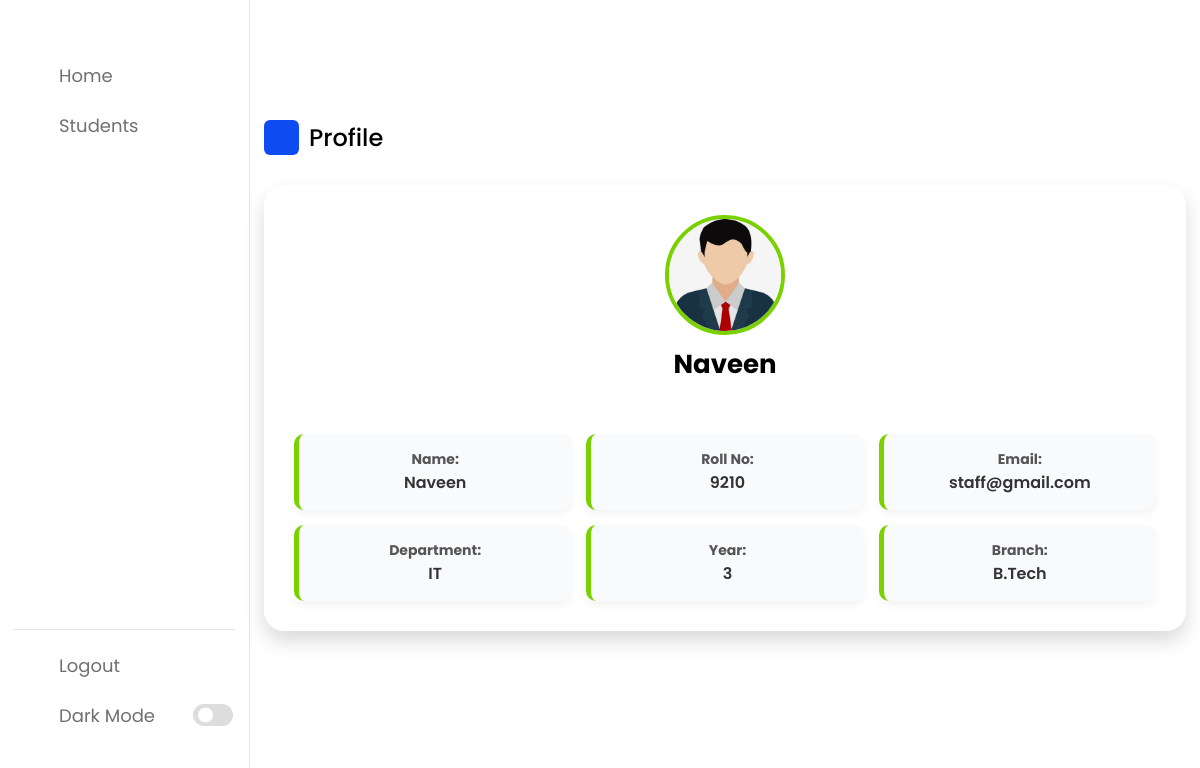
The page /staff_dashboard/index.php (signed in) on the database its author committed.
### tables this page shows
CREATE TABLE `staff` (
  `id` int(11) NOT NULL,
  `name` varchar(255) NOT NULL,
  `staff_id` varchar(50) NOT NULL,
  `department` varchar(100) DEFAULT NULL,
  `year` int(11) DEFAULT NULL,
  `branch` varchar(100) DEFAULT NULL,
  `email` varchar(255) NOT NULL,
  `password` varchar(255) NOT NULL,
  `profile_photo` varchar(255) DEFAULT NULL
);

### staff_dashboard/index.php (the view, shortened to what this page needs)
<?php
include("../resources/connection.php");
$staff_id = $_SESSION['staff_id'];
$stmt = $conn->prepare("SELECT * FROM staff WHERE staff_id = ?");
$stmt->bind_param("s", $staff_id);
$stmt->execute();
$result = $stmt->get_result();
if ($result->num_rows > 0) {
    $user = $result->fetch_assoc();
} else {
    echo "User not found.";
    exit();
}
?>
<!DOCTYPE html>
<html lang="en">
<head>
    <link rel="stylesheet" href="../static/dash/style.css">
    <link rel="stylesheet" href="../static/dash/custom.css">
    <link rel="stylesheet" href="https://unicons.iconscout.com/release/v4.0.0/css/line.css">
</head>
<body>
<?php include("./sidebar.php") ?>
        <div class="dash-content">
            <div class="overview">
                <div class="title">
                <i class="uil uil-user"></i>
                    <span class="text">Profile</span>
                </div>
                <div class="profile-box">
    <div class="profile-header">
        <img src="../static/img/profile.png" alt="Profile Picture" class="profile-pic">
        <h2 class="profile-name"><?php echo htmlspecialchars($user["name"]); ?></h2>
    </div>
    <div class="profile-info">
        <div class="info-box">
            <strong>Name:</strong>
            <span><?php echo htmlspecialchars($user["name"]); ?></span>
        </div>
        <div class="info-box">
            <strong>Roll No:</strong>
            <span><?php echo htmlspecialchars($user["staff_id"]); ?></span>
        </div>
        <div class="info-box">
            <strong>Email:</strong>
            <span><?php echo htmlspecialchars($user["email"]);?></span>
        </div>
        <div class="info-box">
            <strong>Department:</strong>
            <span><?php echo htmlspecialchars($user["department"]); ?></span>
        </div>
        <div class="info-box">
            <strong>Year:</strong>
            <span><?php echo htmlspecialchars($user["year"]); ?></span>
        </div>
        <div class="info-box">
            <strong>Branch:</strong>
            <span><?php echo htmlspecialchars($user["branch"]); ?></span>
        </div>
    </div>
</div>
            </div>
    </section>
</body>
</html>

### static/dash/style.css (style rules this page uses)
* { margin: 0; padding: 0; box-sizing: border-box; font-family: 'Poppins', sans-serif; }
:root { --primary-color: #0E4BF1; --panel-color: #FFF; --text-color: #000; --black-light-color: #707070; --border-color: #e6e5e5; --toggle-color: #DDD; --box1-color: #4DA3FF; --box2-color: #FFE6AC; --box3-color: #E7D1FC; --title-icon-color: #fff; --tran-05: all 0.5s ease; --tran-03: all 0.3s ease; --tran-03: all 0.2s ease; }
body { min-height: 100vh; background-color: var(--primary-color); }
.dashboard .dash-content { padding-top: 50px; }
.dash-content .title { display: flex; align-items: center; margin: 60px 0 30px 0; }
.dash-content .title i { position: relative; height: 35px; width: 35px; background-color: var(--primary-color); border-radius: 6px; color: var(--title-icon-color); display: flex; align-items: center; justify-content: center; font-size: 24px; }
.dash-content .title .text { font-size: 24px; font-weight: 500; color: var(--text-color); margin-left: 10px; }

### static/dash/custom.css (style rules this page uses)
.profile-box { max-width: 980px; width: 100%; background: #ffffff; border-radius: 20px; box-shadow: 0 10px 20px rgba(0, 0, 0, 0.15); padding: 30px; display: flex; flex-direction: column; align-items: center; text-align: center; transition: transform 0.3s ease, box-shadow 0.3s ease; margin: 0 auto; }
.profile-header { display: flex; flex-direction: column; align-items: center; margin-bottom: 20px; }
.profile-pic { width: 120px; height: 120px; border-radius: 50%; object-fit: cover; border: 4px solid #7ad100; transition: border-color 0.3s ease, transform 0.3s ease; }
.profile-name { font-size: 26px; font-weight: bold; color: black ; margin: 10px 0; }
.profile-info { display: grid; grid-template-columns: repeat(auto-fit, minmax(250px, 1fr)); gap: 15px; width: 100%; margin-top: 20px; }
.info-box { background: #f9fafb; padding: 15px; border-radius: 10px; box-shadow: 0 4px 8px rgba(0, 0, 0, 0.05); border-left: 5px solid #7ad100; transition: border-color 0.3s ease; }
.info-box strong { display: block; color: #555; font-size: 14px; }
.info-box span { font-size: 16px; font-weight: 600; color: #333; }
.profile-box { background: #ffffff; color: #333; }
.info-box { background: #f9fafb; border-left-color: #7ad100; color: #333; }

### rows shown on the page
staff: name "Naveen", staff "9210", email "staff@gmail.com", department "IT", year "3", branch "B.Tech"
